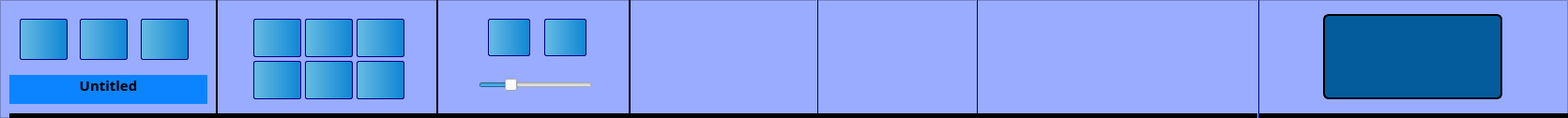
   <widget class="QFrame" name="frame">
    <property name="geometry">
     <rect>
      <x>0</x>
      <y>0</y>
      <width>1671</width>
      <height>126</height>
     </rect>
    </property>
    <property name="styleSheet">
     <string notr="true">
QFrame
{

  color: black; 
/* border: 1px solid black; */
	background-color: rgb(153, 172, 255);
}
QWidget:pressed {
    background-color: rgb(107, 207, 255);
}
Line
{
background-color: qlineargradient(spread:pad, x1:0, y1:0, x2:1, y2:1, stop:0 rgb(0, 150, 255), stop:1 rgb(201, 241, 255));
}</string>
    </property>
    <property name="frameShape">
     <enum>QFrame::StyledPanel</enum>
    </property>
    <property name="frameShadow">
     <enum>QFrame::Raised</enum>
    </property>
    <widget class="QPushButton" name="freeHandButton">
     <property name="geometry">
      <rect>
       <x>270</x>
       <y>65</y>
       <width>51</width>
       <height>41</height>
      </rect>
     </property>
     <property name="toolTip">
      <string>Free hand drawing</string>
     </property>
     <property name="autoFillBackground">
      <bool>false</bool>
     </property>
     <property name="styleSheet">
      <string notr="true">QPushButton
{
border: 1px solid rgb(0, 0, 127);
	background-color: qlineargradient(spread:pad, x1:0, y1:0, x2:1, y2:0, stop:0 rgb(104, 187, 227), stop:1 rgb(14, 134, 212));
border-radius: 2px;

}
QPushButton:pressed
{
background-color: qlineargradient(spread:pad, x1:1, y1:1, x2:0, y2:1, stop:0 rgb(0, 170, 255), stop:1 rgb(107, 221, 255));
border: 1px solid rgb(0, 0, 127);
}
</string>
     </property>
     <property name="text">
      <string/>
     </property>
     <property name="iconSize">
      <size>
       <width>25</width>
       <height>25</height>
      </size>
     </property>
     <property name="checkable">
      <bool>true</bool>
     </property>
     <property name="default">
      <bool>false</bool>
     </property>
     <property name="flat">
      <bool>false</bool>
     </property>
    </widget>
    <widget class="QSlider" name="width">
     <property name="enabled">
      <bool>true</bool>
     </property>
     <property name="geometry">
      <rect>
       <x>510</x>
       <y>80</y>
       <width>121</width>
       <height>22</height>
      </rect>
     </property>
     <property name="font">
      <font>
       <pointsize>10</pointsize>
      </font>
     </property>
     <property name="mouseTracking">
      <bool>true</bool>
     </property>
     <property name="tabletTracking">
      <bool>false</bool>
     </property>
     <property name="contextMenuPolicy">
      <enum>Qt::DefaultContextMenu</enum>
     </property>
     <property name="acceptDrops">
      <bool>false</bool>
     </property>
     <property name="toolTip">
      <string>Pen width</string>
     </property>
     <property name="autoFillBackground">
      <bool>false</bool>
     </property>
     <property name="styleSheet">
      <string notr="true">QPushButton
{
 background-color:rgb(81, 100, 140);
border: 1px solid rgb(0, 0, 127);
border-radius: 2px;

}
QPushButton:pressed
{
background-color: qlineargradient(spread:pad, x1:1, y1:1, x2:0, y2:1, stop:0 rgb(0, 170, 255), stop:1 rgb(107, 221, 255));
border: 1px solid rgb(0, 0, 127);
}
</string>
     </property>
     <property name="inputMethodHints">
      <set>Qt::ImhNone</set>
     </property>
     <property name="minimum">
      <number>2</number>
     </property>
     <property name="maximum">
      <number>18</number>
     </property>
     <property name="value">
      <number>6</number>
     </property>
     <property name="orientation">
      <enum>Qt::Horizontal</enum>
     </property>
     <property name="tickPosition">
      <enum>QSlider::NoTicks</enum>
     </property>
    </widget>
    <widget class="QPushButton" name="color2Button">
     <property name="geometry">
      <rect>
       <x>940</x>
       <y>50</y>
       <width>51</width>
       <height>45</height>
      </rect>
     </property>
     <property name="toolTip">
      <string>Set inner color</string>
     </property>
     <property name="styleSheet">
      <string notr="true">
QPushButton:pressed
{
background-color: qlineargradient(spread:pad, x1:1, y1:1, x2:0, y2:1, stop:0 rgb(0, 170, 255), stop:1 rgb(107, 221, 255));
border: 1px solid rgb(0, 0, 127);
}
QPushButton:hover
{
background-color: rgb(62, 100, 255);

border: 1px solid rgb(0, 0, 127);
}
</string>
     </property>
     <property name="text">
      <string/>
     </property>
     <property name="checkable">
      <bool>false</bool>
     </property>
     <property name="flat">
      <bool>true</bool>
     </property>
    </widget>
    <widget class="QPushButton" name="circleButton">
     <property name="geometry">
      <rect>
       <x>380</x>
       <y>65</y>
       <width>51</width>
       <height>41</height>
      </rect>
     </property>
     <property name="toolTip">
      <string>Circle</string>
     </property>
     <property name="autoFillBackground">
      <bool>false</bool>
     </property>
     <property name="styleSheet">
      <string notr="true">QPushButton
{
border: 1px solid rgb(0, 0, 127);
	background-color: qlineargradient(spread:pad, x1:0, y1:0, x2:1, y2:0, stop:0 rgb(104, 187, 227), stop:1 rgb(14, 134, 212));
border-radius: 2px;

}
QPushButton:pressed
{
background-color: qlineargradient(spread:pad, x1:1, y1:1, x2:0, y2:1, stop:0 rgb(0, 170, 255), stop:1 rgb(107, 221, 255));
border: 1px solid rgb(0, 0, 127);
}
</string>
     </property>
     <property name="text">
      <string/>
     </property>
     <property name="iconSize">
      <size>
       <width>25</width>
       <height>25</height>
      </size>
     </property>
     <property name="checkable">
      <bool>true</bool>
     </property>
     <property name="flat">
      <bool>false</bool>
     </property>
    </widget>
    <widget class="QPushButton" name="straightLineButton">
     <property name="geometry">
      <rect>
       <x>270</x>
       <y>20</y>
       <width>51</width>
       <height>41</height>
      </rect>
     </property>
     <property name="mouseTracking">
      <bool>true</bool>
     </property>
     <property name="tabletTracking">
      <bool>true</bool>
     </property>
     <property name="focusPolicy">
      <enum>Qt::TabFocus</enum>
     </property>
     <property name="contextMenuPolicy">
      <enum>Qt::DefaultContextMenu</enum>
     </property>
     <property name="acceptDrops">
      <bool>true</bool>
     </property>
     <property name="toolTip">
      <string>Straight line</string>
     </property>
     <property name="autoFillBackground">
      <bool>false</bool>
     </property>
     <property name="styleSheet">
      <string notr="true">QPushButton
{
border: 1px solid rgb(0, 0, 127);
	background-color: qlineargradient(spread:pad, x1:0, y1:0, x2:1, y2:0, stop:0 rgb(104, 187, 227), stop:1 rgb(14, 134, 212));
border-radius: 2px;

}
QPushButton:pressed
{
background-color: qlineargradient(spread:pad, x1:1, y1:1, x2:0, y2:1, stop:0 rgb(0, 170, 255), stop:1 rgb(107, 221, 255));
border: 1px solid rgb(0, 0, 127);
}
</string>
     </property>
     <property name="text">
      <string/>
     </property>
     <property name="iconSize">
      <size>
       <width>30</width>
       <height>30</height>
      </size>
     </property>
     <property name="checkable">
      <bool>true</bool>
     </property>
     <property name="checked">
      <bool>false</bool>
     </property>
     <property name="autoRepeat">
      <bool>false</bool>
     </property>
     <property name="autoExclusive">
      <bool>true</bool>
     </property>
     <property name="flat">
      <bool>false</bool>
     </property>
    </widget>
    <widget class="QPushButton" name="color1Button">
     <property name="geometry">
      <rect>
       <x>920</x>
       <y>25</y>
       <width>51</width>
       <height>45</height>
      </rect>
     </property>
     <property name="toolTip">
      <string>Set outer color</string>
     </property>
     <property name="styleSheet">
      <string notr="true">
QPushButton:pressed
{
background-color: qlineargradient(spread:pad, x1:1, y1:1, x2:0, y2:1, stop:0 rgb(0, 170, 255), stop:1 rgb(107, 221, 255));
border: 1px solid rgb(0, 0, 127);
}
QPushButton:hover
{
background-color: rgb(62, 100, 255);

border: 1px solid rgb(0, 0, 127);
}
</string>
     </property>
     <property name="text">
      <string/>
     </property>
     <property name="checkable">
      <bool>false</bool>
     </property>
     <property name="flat">
      <bool>true</bool>
     </property>
    </widget>
    <widget class="QPushButton" name="squareButton">
     <property name="geometry">
      <rect>
       <x>325</x>
       <y>20</y>
       <width>51</width>
       <height>41</height>
      </rect>
     </property>
     <property name="toolTip">
      <string>Square</string>
     </property>
     <property name="autoFillBackground">
      <bool>false</bool>
     </property>
     <property name="styleSheet">
      <string notr="true">QPushButton
{
border: 1px solid rgb(0, 0, 127);
	background-color: qlineargradient(spread:pad, x1:0, y1:0, x2:1, y2:0, stop:0 rgb(104, 187, 227), stop:1 rgb(14, 134, 212));
border-radius: 2px;

}
QPushButton:pressed
{
background-color: qlineargradient(spread:pad, x1:1, y1:1, x2:0, y2:1, stop:0 rgb(0, 170, 255), stop:1 rgb(107, 221, 255));
border: 1px solid rgb(0, 0, 127);
}
</string>
     </property>
     <property name="text">
      <string/>
     </property>
     <property name="iconSize">
      <size>
       <width>25</width>
       <height>25</height>
      </size>
     </property>
     <property name="checkable">
      <bool>true</bool>
     </property>
     <property name="flat">
      <bool>false</bool>
     </property>
    </widget>
    <widget class="QPushButton" name="ellipseButton">
     <property name="geometry">
      <rect>
       <x>380</x>
       <y>20</y>
       <width>51</width>
       <height>41</height>
      </rect>
     </property>
     <property name="toolTip">
      <string>Ellipse</string>
     </property>
     <property name="styleSheet">
      <string notr="true">QPushButton
{
border: 1px solid rgb(0, 0, 127);
	background-color: qlineargradient(spread:pad, x1:0, y1:0, x2:1, y2:0, stop:0 rgb(104, 187, 227), stop:1 rgb(14, 134, 212));
border-radius: 2px;

}
QPushButton:pressed
{
background-color: qlineargradient(spread:pad, x1:1, y1:1, x2:0, y2:1, stop:0 rgb(0, 170, 255), stop:1 rgb(107, 221, 255));
border: 1px solid rgb(0, 0, 127);
}
</string>
     </property>
     <property name="text">
      <string/>
     </property>
     <property name="iconSize">
      <size>
       <width>33</width>
       <height>33</height>
      </size>
     </property>
     <property name="checkable">
      <bool>true</bool>
     </property>
     <property name="flat">
      <bool>false</bool>
     </property>
    </widget>
    <widget class="QPushButton" name="undoButton">
     <property name="geometry">
      <rect>
       <x>520</x>
       <y>20</y>
       <width>45</width>
       <height>40</height>
      </rect>
     </property>
     <property name="toolTip">
      <string>Undo</string>
     </property>
     <property name="styleSheet">
      <string notr="true">QPushButton
{
border: 1px solid rgb(0, 0, 127);
	background-color: qlineargradient(spread:pad, x1:0, y1:0, x2:1, y2:0, stop:0 rgb(104, 187, 227), stop:1 rgb(14, 134, 212));
border-radius: 2px;

}
QPushButton:pressed
{
background-color: qlineargradient(spread:pad, x1:1, y1:1, x2:0, y2:1, stop:0 rgb(0, 170, 255), stop:1 rgb(107, 221, 255));
border: 1px solid rgb(0, 0, 127);
}
</string>
     </property>
     <property name="text">
      <string/>
     </property>
     <property name="iconSize">
      <size>
       <width>30</width>
       <height>30</height>
      </size>
     </property>
     <property name="flat">
      <bool>true</bool>
     </property>
    </widget>
    <widget class="QPushButton" name="rectangleButton">
     <property name="geometry">
      <rect>
       <x>325</x>
       <y>65</y>
       <width>51</width>
       <height>41</height>
      </rect>
     </property>
     <property name="toolTip">
      <string>Rectangle</string>
     </property>
     <property name="autoFillBackground">
      <bool>false</bool>
     </property>
     <property name="styleSheet">
      <string notr="true">QPushButton
{
border: 1px solid rgb(0, 0, 127);
	background-color: qlineargradient(spread:pad, x1:0, y1:0, x2:1, y2:0, stop:0 rgb(104, 187, 227), stop:1 rgb(14, 134, 212));
border-radius: 2px;

}
QPushButton:pressed
{
background-color: qlineargradient(spread:pad, x1:1, y1:1, x2:0, y2:1, stop:0 rgb(0, 170, 255), stop:1 rgb(107, 221, 255));
border: 1px solid rgb(0, 0, 127);
}
</string>
     </property>
     <property name="text">
      <string/>
     </property>
     <property name="iconSize">
      <size>
       <width>25</width>
       <height>25</height>
      </size>
     </property>
     <property name="checkable">
      <bool>true</bool>
     </property>
     <property name="flat">
      <bool>false</bool>
     </property>
    </widget>
    <widget class="QPushButton" name="redoButton">
     <property name="geometry">
      <rect>
       <x>580</x>
       <y>20</y>
       <width>45</width>
       <height>40</height>
      </rect>
     </property>
     <property name="toolTip">
      <string>Redo</string>
     </property>
     <property name="styleSheet">
      <string notr="true">QPushButton
{
border: 1px solid rgb(0, 0, 127);
	background-color: qlineargradient(spread:pad, x1:0, y1:0, x2:1, y2:0, stop:0 rgb(104, 187, 227), stop:1 rgb(14, 134, 212));
border-radius: 2px;

}
QPushButton:pressed
{
background-color: qlineargradient(spread:pad, x1:1, y1:1, x2:0, y2:1, stop:0 rgb(0, 170, 255), stop:1 rgb(107, 221, 255));
border: 1px solid rgb(0, 0, 127);
}
</string>
     </property>
     <property name="text">
      <string/>
     </property>
     <property name="iconSize">
      <size>
       <width>30</width>
       <height>30</height>
      </size>
     </property>
     <property name="flat">
      <bool>true</bool>
     </property>
    </widget>
    <widget class="Line" name="line">
     <property name="geometry">
      <rect>
       <x>230</x>
       <y>0</y>
       <width>2</width>
       <height>131</height>
      </rect>
     </property>
     <property name="autoFillBackground">
      <bool>false</bool>
     </property>
     <property name="frameShadow">
      <enum>QFrame::Plain</enum>
     </property>
     <property name="lineWidth">
      <number>5</number>
     </property>
     <property name="orientation">
      <enum>Qt::Vertical</enum>
     </property>
    </widget>
    <widget class="Line" name="line_4">
     <property name="geometry">
      <rect>
       <x>670</x>
       <y>-10</y>
       <width>2</width>
       <height>131</height>
      </rect>
     </property>
     <property name="autoFillBackground">
      <bool>false</bool>
     </property>
     <property name="frameShadow">
      <enum>QFrame::Plain</enum>
     </property>
     <property name="lineWidth">
      <number>5</number>
     </property>
     <property name="orientation">
      <enum>Qt::Vertical</enum>
     </property>
    </widget>
    <widget class="Line" name="line_5">
     <property name="geometry">
      <rect>
       <x>1040</x>
       <y>0</y>
       <width>2</width>
       <height>131</height>
      </rect>
     </property>
     <property name="autoFillBackground">
      <bool>false</bool>
     </property>
     <property name="styleSheet">
      <string notr="true">color: rgb(0, 0, 127)</string>
     </property>
     <property name="frameShadow">
      <enum>QFrame::Plain</enum>
     </property>
     <property name="lineWidth">
      <number>1</number>
     </property>
     <property name="orientation">
      <enum>Qt::Vertical</enum>
     </property>
    </widget>
    <widget class="QPushButton" name="saveAsButton">
     <property name="geometry">
      <rect>
       <x>150</x>
       <y>20</y>
       <width>51</width>
       <height>44</height>
      </rect>
     </property>
     <property name="toolTip">
      <string>Save as</string>
     </property>
     <property name="styleSheet">
      <string notr="true">QPushButton
{
border: 1px solid rgb(0, 0, 127);
	background-color: qlineargradient(spread:pad, x1:0, y1:0, x2:1, y2:0, stop:0 rgb(104, 187, 227), stop:1 rgb(14, 134, 212));
border-radius: 2px;

}
QPushButton:pressed
{
background-color: qlineargradient(spread:pad, x1:1, y1:1, x2:0, y2:1, stop:0 rgb(0, 170, 255), stop:1 rgb(107, 221, 255));
border: 1px solid rgb(0, 0, 127);
}
</string>
     </property>
     <property name="text">
      <string/>
     </property>
     <property name="iconSize">
      <size>
       <width>35</width>
       <height>35</height>
      </size>
     </property>
     <property name="flat">
      <bool>false</bool>
     </property>
    </widget>
    <widget class="QPushButton" name="openButton">
     <property name="geometry">
      <rect>
       <x>21</x>
       <y>20</y>
       <width>51</width>
       <height>44</height>
      </rect>
     </property>
     <property name="toolTip">
      <string>Open</string>
     </property>
     <property name="styleSheet">
      <string notr="true">QPushButton
{
border: 1px solid rgb(0, 0, 127);
	background-color: qlineargradient(spread:pad, x1:0, y1:0, x2:1, y2:0, stop:0 rgb(104, 187, 227), stop:1 rgb(14, 134, 212));
border-radius: 2px;

}
QPushButton:pressed
{
background-color: qlineargradient(spread:pad, x1:1, y1:1, x2:0, y2:1, stop:0 rgb(0, 170, 255), stop:1 rgb(107, 221, 255));
border: 1px solid rgb(0, 0, 127);
}
</string>
     </property>
     <property name="text">
      <string/>
     </property>
     <property name="iconSize">
      <size>
       <width>35</width>
       <height>35</height>
      </size>
     </property>
     <property name="flat">
      <bool>false</bool>
     </property>
    </widget>
    <widget class="QPushButton" name="saveButton">
     <property name="geometry">
      <rect>
       <x>85</x>
       <y>20</y>
       <width>51</width>
       <height>44</height>
      </rect>
     </property>
     <property name="toolTip">
      <string>&lt;html&gt;&lt;head/&gt;&lt;body&gt;&lt;p&gt;Save&lt;/p&gt;&lt;p&gt;&lt;span style=&quot; color:#ff0000;&quot;&gt;Note: Clicking on save button will overrite the old file&lt;/span&gt;&lt;/p&gt;&lt;/body&gt;&lt;/html&gt;</string>
     </property>
     <property name="styleSheet">
      <string notr="true">QPushButton
{
border: 1px solid rgb(0, 0, 127);
	background-color: qlineargradient(spread:pad, x1:0, y1:0, x2:1, y2:0, stop:0 rgb(104, 187, 227), stop:1 rgb(14, 134, 212));
border-radius: 2px;

}
QPushButton:pressed
{
background-color: qlineargradient(spread:pad, x1:1, y1:1, x2:0, y2:1, stop:0 rgb(0, 170, 255), stop:1 rgb(107, 221, 255));
border: 1px solid rgb(0, 0, 127);
}
</string>
     </property>
     <property name="text">
      <string/>
     </property>
     <property name="iconSize">
      <size>
       <width>35</width>
       <height>35</height>
      </size>
     </property>
     <property name="flat">
      <bool>false</bool>
     </property>
    </widget>
    <widget class="QLabel" name="fineNameLabel">
     <property name="geometry">
      <rect>
       <x>10</x>
       <y>80</y>
       <width>211</width>
       <height>31</height>
      </rect>
     </property>
     <property name="font">
      <font>
       <family>Myanmar Text</family>
       <pointsize>11</pointsize>
       <weight>75</weight>
       <bold>true</bold>
      </font>
     </property>
     <property name="toolTip">
      <string>Current file name</string>
     </property>
     <property name="styleSheet">
      <string notr="true">background-color: rgb(12, 132, 255);</string>
     </property>
     <property name="frameShadow">
      <enum>QFrame::Raised</enum>
     </property>
     <property name="text">
      <string>Untitled</string>
     </property>
     <property name="alignment">
      <set>Qt::AlignHCenter|Qt::AlignTop</set>
     </property>
     <property name="margin">
      <number>5</number>
     </property>
    </widget>
    <widget class="QPushButton" name="deleteButton_2">
     <property name="geometry">
      <rect>
       <x>1100</x>
       <y>30</y>
       <width>71</width>
       <height>61</height>
      </rect>
     </property>
     <property name="font">
      <font>
       <pointsize>12</pointsize>
      </font>
     </property>
     <property name="toolTip">
      <string>Calculator</string>
     </property>
     <property name="autoFillBackground">
      <bool>false</bool>
     </property>
     <property name="styleSheet">
      <string notr="true">
QPushButton:pressed
{
background-color: qlineargradient(spread:pad, x1:1, y1:1, x2:0, y2:1, stop:0 rgb(0, 170, 255), stop:1 rgb(107, 221, 255));
border: 1px solid rgb(0, 0, 127);
}
QPushButton:hover
{
background-color: rgb(62, 100, 255);

border: 1px solid rgb(0, 0, 127);
}
</string>
     </property>
     <property name="text">
      <string/>
     </property>
     <property name="iconSize">
      <size>
       <width>75</width>
       <height>85</height>
      </size>
     </property>
     <property name="flat">
      <bool>true</bool>
     </property>
    </widget>
    <widget class="Line" name="line_7">
     <property name="geometry">
      <rect>
       <x>10</x>
       <y>121</y>
       <width>1661</width>
       <height>6</height>
      </rect>
     </property>
     <property name="frameShadow">
      <enum>QFrame::Plain</enum>
     </property>
     <property name="lineWidth">
      <number>6</number>
     </property>
     <property name="orientation">
      <enum>Qt::Horizontal</enum>
     </property>
    </widget>
    <widget class="QPushButton" name="graphButton">
     <property name="geometry">
      <rect>
       <x>1210</x>
       <y>30</y>
       <width>71</width>
       <height>61</height>
      </rect>
     </property>
     <property name="toolTip">
      <string>Graph</string>
     </property>
     <property name="styleSheet">
      <string notr="true">
QPushButton:pressed
{
background-color: qlineargradient(spread:pad, x1:1, y1:1, x2:0, y2:1, stop:0 rgb(0, 170, 255), stop:1 rgb(107, 221, 255));
border: 1px solid rgb(0, 0, 127);
}
QPushButton:hover
{
background-color: rgb(62, 100, 255);

border: 1px solid rgb(0, 0, 127);
}
</string>
     </property>
     <property name="text">
      <string/>
     </property>
     <property name="iconSize">
      <size>
       <width>75</width>
       <height>85</height>
      </size>
     </property>
     <property name="flat">
      <bool>true</bool>
     </property>
    </widget>
    <widget class="Line" name="line_2">
     <property name="geometry">
      <rect>
       <x>465</x>
       <y>-10</y>
       <width>2</width>
       <height>131</height>
      </rect>
     </property>
     <property name="autoFillBackground">
      <bool>false</bool>
     </property>
     <property name="frameShadow">
      <enum>QFrame::Plain</enum>
     </property>
     <property name="lineWidth">
      <number>5</number>
     </property>
     <property name="orientation">
      <enum>Qt::Vertical</enum>
     </property>
    </widget>
    <widget class="QPushButton" name="deleteButton">
     <property name="geometry">
      <rect>
       <x>770</x>
       <y>65</y>
       <width>51</width>
       <height>41</height>
      </rect>
     </property>
     <property name="toolTip">
      <string>Delete</string>
     </property>
     <property name="styleSheet">
      <string notr="true">
QPushButton:pressed
{
background-color: qlineargradient(spread:pad, x1:1, y1:1, x2:0, y2:1, stop:0 rgb(0, 170, 255), stop:1 rgb(107, 221, 255));
border: 1px solid rgb(0, 0, 127);
}
QPushButton:hover
{
background-color: rgb(62, 100, 255);

border: 1px solid rgb(0, 0, 127);
}
</string>
     </property>
     <property name="text">
      <string/>
     </property>
     <property name="iconSize">
      <size>
       <width>30</width>
       <height>30</height>
      </size>
     </property>
     <property name="flat">
      <bool>true</bool>
     </property>
    </widget>
    <widget class="Line" name="line_3">
     <property name="geometry">
      <rect>
       <x>870</x>
       <y>-10</y>
       <width>2</width>
       <height>131</height>
      </rect>
     </property>
     <property name="autoFillBackground">
      <bool>false</bool>
     </property>
     <property name="styleSheet">
      <string notr="true">color: rgb(0, 0, 127)</string>
     </property>
     <property name="frameShadow">
      <enum>QFrame::Plain</enum>
     </property>
     <property name="lineWidth">
      <number>1</number>
     </property>
     <property name="orientation">
      <enum>Qt::Vertical</enum>
     </property>
    </widget>
    <widget class="QPushButton" name="clearButton">
     <property name="geometry">
      <rect>
       <x>715</x>
       <y>65</y>
       <width>51</width>
       <height>41</height>
      </rect>
     </property>
     <property name="toolTip">
      <string>Clear all drawing</string>
     </property>
     <property name="styleSheet">
      <string notr="true">
QPushButton:pressed
{
background-color: qlineargradient(spread:pad, x1:1, y1:1, x2:0, y2:1, stop:0 rgb(0, 170, 255), stop:1 rgb(107, 221, 255));
border: 1px solid rgb(0, 0, 127);
}
QPushButton:hover
{
background-color: rgb(62, 100, 255);

border: 1px solid rgb(0, 0, 127);
}
</string>
     </property>
     <property name="text">
      <string/>
     </property>
     <property name="iconSize">
      <size>
       <width>30</width>
       <height>30</height>
      </size>
     </property>
     <property name="checkable">
      <bool>false</bool>
     </property>
     <property name="flat">
      <bool>true</bool>
     </property>
    </widget>
    <widget class="QPushButton" name="selectButton">
     <property name="geometry">
      <rect>
       <x>770</x>
       <y>20</y>
       <width>51</width>
       <height>41</height>
      </rect>
     </property>
     <property name="toolTip">
      <string>Select tool</string>
     </property>
     <property name="styleSheet">
      <string notr="true">
QPushButton:pressed
{
background-color: qlineargradient(spread:pad, x1:1, y1:1, x2:0, y2:1, stop:0 rgb(0, 170, 255), stop:1 rgb(107, 221, 255));
border: 1px solid rgb(0, 0, 127);
}
QPushButton:hover
{
background-color: rgb(62, 100, 255);

border: 1px solid rgb(0, 0, 127);
}
</string>
     </property>
     <property name="text">
      <string/>
     </property>
     <property name="iconSize">
      <size>
       <width>30</width>
       <height>30</height>
      </size>
     </property>
     <property name="checkable">
      <bool>true</bool>
     </property>
     <property name="flat">
      <bool>true</bool>
     </property>
    </widget>
    <widget class="QPushButton" name="imageButton">
     <property name="geometry">
      <rect>
       <x>715</x>
       <y>20</y>
       <width>51</width>
       <height>41</height>
      </rect>
     </property>
     <property name="toolTip">
      <string>Insert an image</string>
     </property>
     <property name="accessibleName">
      <string>0</string>
     </property>
     <property name="styleSheet">
      <string notr="true">
QPushButton:pressed
{
background-color: qlineargradient(spread:pad, x1:1, y1:1, x2:0, y2:1, stop:0 rgb(0, 170, 255), stop:1 rgb(107, 221, 255));
border: 1px solid rgb(0, 0, 127);
}
QPushButton:hover
{
background-color: rgb(62, 100, 255);

border: 1px solid rgb(0, 0, 127);
}
</string>
     </property>
     <property name="text">
      <string/>
     </property>
     <property name="iconSize">
      <size>
       <width>35</width>
       <height>35</height>
      </size>
     </property>
     <property name="checkable">
      <bool>false</bool>
     </property>
     <property name="flat">
      <bool>true</bool>
     </property>
    </widget>
    <widget class="QPushButton" name="color2NullButton">
     <property name="geometry">
      <rect>
       <x>1000</x>
       <y>10</y>
       <width>31</width>
       <height>31</height>
      </rect>
     </property>
     <property name="styleSheet">
      <string notr="true">QPushButton
{
 background-color:qlineargradient(spread:pad, x1:0, y1:1, x2:1, y2:0, stop:0 rgb(17, 94, 255), stop:1 rgb(39, 167, 255));
}
QPushButton:pressed
{
background-color: qlineargradient(spread:pad, x1:1, y1:1, x2:0, y2:1, stop:0 rgb(0, 170, 255), stop:1 rgb(107, 221, 255));
}
</string>
     </property>
     <property name="text">
      <string/>
     </property>
     <property name="flat">
      <bool>true</bool>
     </property>
    </widget>
    <widget class="QComboBox" name="drawingBoardComboBox">
     <property name="geometry">
      <rect>
       <x>1410</x>
       <y>15</y>
       <width>191</width>
       <height>91</height>
      </rect>
     </property>
     <property name="acceptDrops">
      <bool>false</bool>
     </property>
     <property name="toolTip">
      <string>Choose a DrawingBoard</string>
     </property>
     <property name="autoFillBackground">
      <bool>false</bool>
     </property>
     <property name="styleSheet">
      <string notr="true">QComboBox
{

 background-color:rgb(81, 100, 140);
border: 2px solid black;
color: black;

border-radius: 6px;
padding: 6px 1px 6px 8px;
min-width: 1em;
}

QComboBox:!editable, QComboBox::drop-down:editable {
background-color: rgb(5, 92, 157);

}
QComboBox:!editable:on, QComboBox::drop-down:editable:on {
    background: qlineargradient(x1: 0, y1: 0, x2: 0, y2: 1,
                                stop: 0 #D3D3D3, stop: 0.4 #D8D8D8,
                                stop: 0.5 #DDDDDD, stop: 1.0 #E1E1E1);
}
QComboBox:on { /* shift the text when the popup opens */
    padding-top: 3px;
    padding-left: 4px;
}


QComboBox::drop-down {
    subcontrol-origin: padding;
    subcontrol-position: top right;
    width: 1px;

    border-left-width: 1px;

    border-left-style: solid; /* just a single line */
    border-top-right-radius: 10px; /* same radius as the QComboBox */
    border-bottom-right-radius: 10px;
}

QComboBox QAbstractItemView {
    border: 2px solid black;
background-color: qlineargradient(spread:pad, x1:0, y1:0, x2:1, y2:0, stop:0 rgb(35, 112, 255), stop:1 rgb(35, 112, 255));
    selection-background-color: qlineargradient(spread:pad, x1:1, y1:1, x2:0, y2:1, stop:0 rgb(0, 170, 255), stop:1 rgb(107, 221, 255));
	selection-border: 10px solid black;
}
</string>
     </property>
     <property name="editable">
      <bool>false</bool>
     </property>
     <property name="currentIndex">
      <number>-1</number>
     </property>
     <property name="maxVisibleItems">
      <number>6</number>
     </property>
     <property name="sizeAdjustPolicy">
      <enum>QComboBox::AdjustToMinimumContentsLengthWithIcon</enum>
     </property>
     <property name="iconSize">
      <size>
       <width>171</width>
       <height>131</height>
      </size>
     </property>
     <property name="duplicatesEnabled">
      <bool>true</bool>
     </property>
     <property name="frame">
      <bool>false</bool>
     </property>
     <property name="modelColumn">
      <number>0</number>
     </property>
    </widget>
    <widget class="Line" name="line_8">
     <property name="geometry">
      <rect>
       <x>1340</x>
       <y>0</y>
       <width>2</width>
       <height>131</height>
      </rect>
     </property>
     <property name="autoFillBackground">
      <bool>false</bool>
     </property>
     <property name="styleSheet">
      <string notr="true">color: rgb(0, 0, 127)</string>
     </property>
     <property name="frameShadow">
      <enum>QFrame::Plain</enum>
     </property>
     <property name="lineWidth">
      <number>1</number>
     </property>
     <property name="orientation">
      <enum>Qt::Vertical</enum>
     </property>
    </widget>
   </widget>
